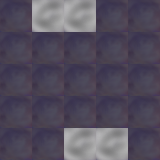

The image is a tile-based game level rendered from a .tmx file. Its description and source (layers, tilesets, objects; grid data summarised) follow:
An orthogonal 5x5 tile map with 32x32 px tiles, 1 tile layer (Tile Layer 1), 2 tilesets.

<map version="1.0" orientation="orthogonal" width="5" height="5" tilewidth="32" tileheight="32">
 <tileset firstgid="1" name="vhatBase" tilewidth="32" tileheight="32">
  <image source="vhatBase.png" trans="ff00ff" width="32" height="32" />
 </tileset>
 <tileset firstgid="2" name="vhatTilesetOne" tilewidth="32" tileheight="32">
  <image source="vhatTilesetOne.png" trans="ff00ff" width="32" height="32" />
 </tileset>
 <layer name="Tile Layer 1" width="5" height="5">
  <data>[25 cells, 25 non-empty, 2 distinct tile ids]</data>
 </layer>
</map>
